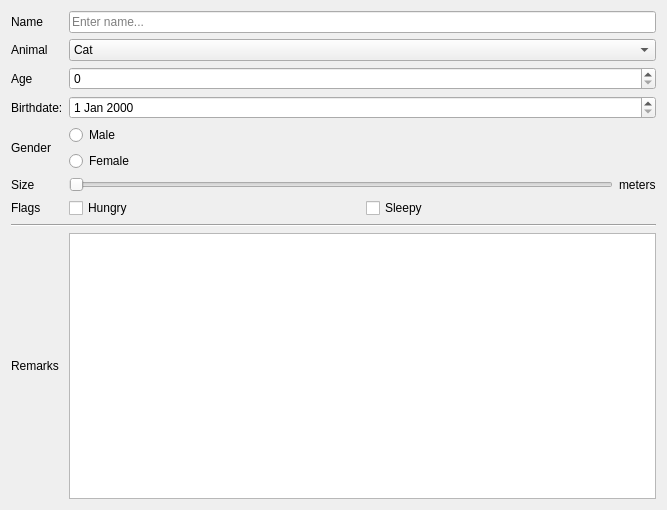
<?xml version="1.0" encoding="UTF-8"?>
<ui version="4.0">
 <class>Form</class>
 <widget class="QWidget" name="Form">
  <property name="geometry">
   <rect>
    <x>0</x>
    <y>0</y>
    <width>667</width>
    <height>510</height>
   </rect>
  </property>
  <property name="windowTitle">
   <string>Form</string>
  </property>
  <layout class="QGridLayout" name="gridLayout_2">
   <item row="2" column="0">
    <widget class="QLabel" name="label_7">
     <property name="text">
      <string>Age</string>
     </property>
    </widget>
   </item>
   <item row="4" column="0">
    <widget class="QLabel" name="label_3">
     <property name="text">
      <string>Gender</string>
     </property>
    </widget>
   </item>
   <item row="6" column="0">
    <widget class="QLabel" name="label_4">
     <property name="text">
      <string>Flags</string>
     </property>
    </widget>
   </item>
   <item row="8" column="0">
    <widget class="QLabel" name="label_5">
     <property name="text">
      <string>Remarks</string>
     </property>
    </widget>
   </item>
   <item row="3" column="0">
    <widget class="QLabel" name="label_8">
     <property name="text">
      <string>Birthdate:</string>
     </property>
    </widget>
   </item>
   <item row="0" column="0">
    <widget class="QLabel" name="label">
     <property name="text">
      <string>Name</string>
     </property>
    </widget>
   </item>
   <item row="1" column="1" colspan="2">
    <widget class="QComboBox" name="animal">
     <item>
      <property name="text">
       <string>Cat</string>
      </property>
     </item>
     <item>
      <property name="text">
       <string>Dog</string>
      </property>
     </item>
    </widget>
   </item>
   <item row="1" column="0">
    <widget class="QLabel" name="label_2">
     <property name="text">
      <string>Animal</string>
     </property>
    </widget>
   </item>
   <item row="5" column="0">
    <widget class="QLabel" name="label_9">
     <property name="text">
      <string>Size</string>
     </property>
    </widget>
   </item>
   <item row="5" column="1">
    <widget class="QSlider" name="size">
     <property name="minimum">
      <number>0</number>
     </property>
     <property name="maximum">
      <number>10</number>
     </property>
     <property name="singleStep">
      <number>2</number>
     </property>
     <property name="orientation">
      <enum>Qt::Horizontal</enum>
     </property>
     <property name="invertedAppearance">
      <bool>false</bool>
     </property>
     <property name="invertedControls">
      <bool>false</bool>
     </property>
    </widget>
   </item>
   <item row="5" column="2">
    <widget class="QLabel" name="label_6">
     <property name="text">
      <string>meters</string>
     </property>
    </widget>
   </item>
   <item row="0" column="1" colspan="2">
    <widget class="QLineEdit" name="name">
     <property name="placeholderText">
      <string>Enter name...</string>
     </property>
    </widget>
   </item>
   <item row="2" column="1" colspan="2">
    <widget class="QSpinBox" name="age"/>
   </item>
   <item row="3" column="1" colspan="2">
    <widget class="QDateEdit" name="birthdate">
     <property name="maximumDate">
      <date>
       <year>2100</year>
       <month>12</month>
       <day>31</day>
      </date>
     </property>
     <property name="minimumDate">
      <date>
       <year>1900</year>
       <month>1</month>
       <day>1</day>
      </date>
     </property>
    </widget>
   </item>
   <item row="4" column="1" colspan="2">
    <layout class="QGridLayout" name="gridLayout">
     <item row="1" column="0">
      <widget class="QRadioButton" name="female">
       <property name="text">
        <string>Female</string>
       </property>
       <attribute name="buttonGroup">
        <string notr="true">gender</string>
       </attribute>
      </widget>
     </item>
     <item row="0" column="0">
      <widget class="QRadioButton" name="male">
       <property name="text">
        <string>Male</string>
       </property>
       <attribute name="buttonGroup">
        <string notr="true">gender</string>
       </attribute>
      </widget>
     </item>
    </layout>
   </item>
   <item row="6" column="1" colspan="2">
    <layout class="QHBoxLayout" name="horizontalLayout_2">
     <item>
      <widget class="QCheckBox" name="hungry">
       <property name="text">
        <string>Hungry</string>
       </property>
      </widget>
     </item>
     <item>
      <widget class="QCheckBox" name="sleepy">
       <property name="text">
        <string>Sleepy</string>
       </property>
      </widget>
     </item>
    </layout>
   </item>
   <item row="8" column="1" colspan="2">
    <widget class="QTextEdit" name="remarks"/>
   </item>
   <item row="7" column="0" colspan="3">
    <widget class="Line" name="line">
     <property name="orientation">
      <enum>Qt::Horizontal</enum>
     </property>
    </widget>
   </item>
  </layout>
 </widget>
 <resources/>
 <connections/>
 <buttongroups>
  <buttongroup name="gender"/>
 </buttongroups>
</ui>
